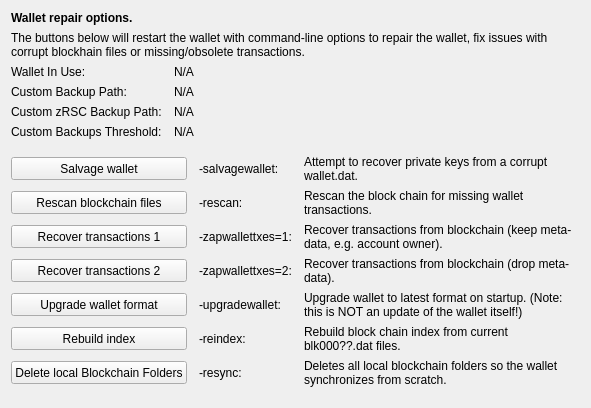
     <widget class="QWidget" name="tab_repair">
      <attribute name="title">
       <string>&amp;Wallet Repair</string>
      </attribute>
      <layout class="QGridLayout" name="gridLayout_4" columnstretch="0,0,0,0">
       <property name="horizontalSpacing">
        <number>12</number>
       </property>
       <item row="0" column="0" colspan="4">
        <widget class="QLabel" name="label_repair_header">
         <property name="font">
          <font>
           <weight>75</weight>
           <bold>true</bold>
          </font>
         </property>
         <property name="text">
          <string>Wallet repair options.</string>
         </property>
        </widget>
       </item>
       <item row="1" column="0" colspan="4">
        <widget class="QLabel" name="label_repair_helptext">
         <property name="font">
          <font>
           <weight>50</weight>
           <bold>false</bold>
          </font>
         </property>
         <property name="text">
          <string>The buttons below will restart the wallet with command-line options to repair the wallet, fix issues with corrupt blockhain files or missing/obsolete transactions.</string>
         </property>
         <property name="wordWrap">
          <bool>true</bool>
         </property>
        </widget>
       </item>
       <item row="2" column="0">
        <widget class="QLabel" name="wallet_path_label">
         <property name="text">
          <string>Wallet In Use:</string>
         </property>
        </widget>
       </item>
       <item row="2" column="1" colspan="3">
        <widget class="QLabel" name="wallet_path">
         <property name="cursor">
          <cursorShape>IBeamCursor</cursorShape>
         </property>
         <property name="text">
          <string>N/A</string>
         </property>
         <property name="textFormat">
          <enum>Qt::PlainText</enum>
         </property>
         <property name="textInteractionFlags">
          <set>Qt::LinksAccessibleByMouse|Qt::TextSelectableByKeyboard|Qt::TextSelectableByMouse</set>
         </property>
        </widget>
       </item>
       <item row="3" column="0">
        <widget class="QLabel" name="wallet_custombackuppath_label">
         <property name="text">
          <string>Custom Backup Path:</string>
         </property>
         <property name="visible">
          <bool>false</bool>
         </property>
        </widget>
       </item>
       <item row="3" column="1" colspan="3">
        <widget class="QLabel" name="wallet_custombackuppath">
         <property name="cursor">
          <cursorShape>IBeamCursor</cursorShape>
         </property>
         <property name="text">
          <string>N/A</string>
         </property>
         <property name="textFormat">
          <enum>Qt::PlainText</enum>
         </property>
         <property name="textInteractionFlags">
          <set>Qt::LinksAccessibleByMouse|Qt::TextSelectableByKeyboard|Qt::TextSelectableByMouse</set>
         </property>
         <property name="visible">
          <bool>false</bool>
         </property>
        </widget>
       </item>
       <item row="4" column="0">
        <widget class="QLabel" name="wallet_customzrscbackuppath_label">
         <property name="text">
          <string>Custom zRSC Backup Path:</string>
         </property>
         <property name="visible">
          <bool>false</bool>
         </property>
        </widget>
       </item>
       <item row="4" column="1" colspan="3">
        <widget class="QLabel" name="wallet_customzrscbackuppath">
         <property name="cursor">
          <cursorShape>IBeamCursor</cursorShape>
         </property>
         <property name="text">
          <string>N/A</string>
         </property>
         <property name="textFormat">
          <enum>Qt::PlainText</enum>
         </property>
         <property name="textInteractionFlags">
          <set>Qt::LinksAccessibleByMouse|Qt::TextSelectableByKeyboard|Qt::TextSelectableByMouse</set>
         </property>
         <property name="visible">
          <bool>false</bool>
         </property>
        </widget>
       </item>
       <item row="5" column="0">
        <widget class="QLabel" name="wallet_custombackupthreshold_label">
         <property name="text">
          <string>Custom Backups Threshold:</string>
         </property>
         <property name="visible">
          <bool>false</bool>
         </property>
        </widget>
       </item>
       <item row="5" column="1" colspan="3">
        <widget class="QLabel" name="wallet_custombackupthreshold">
         <property name="cursor">
          <cursorShape>IBeamCursor</cursorShape>
         </property>
         <property name="text">
          <string>N/A</string>
         </property>
         <property name="textFormat">
          <enum>Qt::PlainText</enum>
         </property>
         <property name="textInteractionFlags">
          <set>Qt::LinksAccessibleByMouse|Qt::TextSelectableByKeyboard|Qt::TextSelectableByMouse</set>
         </property>
         <property name="visible">
          <bool>false</bool>
         </property>
        </widget>
       </item>
       <item row="6" column="0">
        <spacer name="verticalSpacer_repair1">
         <property name="orientation">
          <enum>Qt::Vertical</enum>
         </property>
         <property name="sizeHint" stdset="0">
          <size>
           <width>10</width>
           <height>10</height>
          </size>
         </property>
        </spacer>
       </item>
       <item row="7" column="0" colspan="2">
        <widget class="QPushButton" name="btn_salvagewallet">
         <property name="minimumSize">
          <size>
           <width>100</width>
           <height>23</height>
          </size>
         </property>
         <property name="text">
          <string>Salvage wallet</string>
         </property>
        </widget>
       </item>
       <item row="7" column="2">
        <widget class="QLabel" name="label_repair_salvage_command">
         <property name="text">
          <string notr="true">-salvagewallet:</string>
         </property>
        </widget>
       </item>
       <item row="7" column="3">
        <widget class="QLabel" name="label_repair_salvage">
         <property name="text">
          <string>Attempt to recover private keys from a corrupt wallet.dat.</string>
         </property>
         <property name="wordWrap">
          <bool>true</bool>
         </property>
        </widget>
       </item>
       <item row="8" column="0" colspan="2">
        <widget class="QPushButton" name="btn_rescan">
         <property name="minimumSize">
          <size>
           <width>100</width>
           <height>23</height>
          </size>
         </property>
         <property name="text">
          <string>Rescan blockchain files</string>
         </property>
        </widget>
       </item>
       <item row="8" column="2">
        <widget class="QLabel" name="label_repair_rescan_command">
         <property name="text">
          <string notr="true">-rescan:</string>
         </property>
        </widget>
       </item>
       <item row="8" column="3">
        <widget class="QLabel" name="label_repair_rescan">
         <property name="text">
          <string>Rescan the block chain for missing wallet transactions.</string>
         </property>
         <property name="wordWrap">
          <bool>true</bool>
         </property>
        </widget>
       </item>
       <item row="9" column="0" colspan="2">
        <widget class="QPushButton" name="btn_zapwallettxes1">
         <property name="minimumSize">
          <size>
           <width>100</width>
           <height>23</height>
          </size>
         </property>
         <property name="text">
          <string>Recover transactions 1</string>
         </property>
        </widget>
       </item>
       <item row="9" column="2">
        <widget class="QLabel" name="label_repair_zap1_command">
         <property name="text">
          <string notr="true">-zapwallettxes=1:</string>
         </property>
        </widget>
       </item>
       <item row="9" column="3">
        <widget class="QLabel" name="label_repair_zap1">
         <property name="text">
          <string>Recover transactions from blockchain (keep meta-data, e.g. account owner).</string>
         </property>
         <property name="wordWrap">
          <bool>true</bool>
         </property>
        </widget>
       </item>
       <item row="10" column="0" colspan="2">
        <widget class="QPushButton" name="btn_zapwallettxes2">
         <property name="minimumSize">
          <size>
           <width>100</width>
           <height>23</height>
          </size>
         </property>
         <property name="text">
          <string>Recover transactions 2</string>
         </property>
        </widget>
       </item>
       <item row="10" column="2">
        <widget class="QLabel" name="label_repair_zap2_command">
         <property name="text">
          <string notr="true">-zapwallettxes=2:</string>
         </property>
        </widget>
       </item>
       <item row="10" column="3">
        <widget class="QLabel" name="label_repair_zap2">
         <property name="text">
          <string>Recover transactions from blockchain (drop meta-data).</string>
         </property>
         <property name="wordWrap">
          <bool>true</bool>
         </property>
        </widget>
       </item>
       <item row="11" column="0" colspan="2">
        <widget class="QPushButton" name="btn_upgradewallet">
         <property name="minimumSize">
          <size>
           <width>100</width>
           <height>23</height>
          </size>
         </property>
         <property name="text">
          <string>Upgrade wallet format</string>
         </property>
        </widget>
       </item>
       <item row="11" column="2">
        <widget class="QLabel" name="label_repair_upgrade_command">
         <property name="text">
          <string notr="true">-upgradewallet:</string>
         </property>
        </widget>
       </item>
       <item row="11" column="3">
        <widget class="QLabel" name="label_repair_upgrade">
         <property name="text">
          <string>Upgrade wallet to latest format on startup. (Note: this is NOT an update of the wallet itself!)</string>
         </property>
         <property name="wordWrap">
          <bool>true</bool>
         </property>
        </widget>
       </item>
       <item row="12" column="0" colspan="2">
        <widget class="QPushButton" name="btn_reindex">
         <property name="minimumSize">
          <size>
           <width>100</width>
           <height>23</height>
          </size>
         </property>
         <property name="text">
          <string>Rebuild index</string>
         </property>
        </widget>
       </item>
       <item row="12" column="2">
        <widget class="QLabel" name="label_repair_reindex_command">
         <property name="text">
          <string notr="true">-reindex:</string>
         </property>
        </widget>
       </item>
       <item row="12" column="3">
        <widget class="QLabel" name="label_repair_reindex">
         <property name="text">
          <string>Rebuild block chain index from current blk000??.dat files.</string>
         </property>
         <property name="wordWrap">
          <bool>true</bool>
         </property>
        </widget>
       </item>
       <item row="13" column="0" colspan="2">
        <widget class="QPushButton" name="btn_resync">
         <property name="minimumSize">
          <size>
           <width>100</width>
           <height>23</height>
          </size>
         </property>
         <property name="text">
          <string>Delete local Blockchain Folders</string>
         </property>
        </widget>
       </item>
       <item row="13" column="2">
        <widget class="QLabel" name="label_repair_resync_command">
         <property name="text">
          <string>-resync:</string>
         </property>
        </widget>
       </item>
       <item row="13" column="3">
        <widget class="QLabel" name="label_repair_resync">
         <property name="text">
          <string>Deletes all local blockchain folders so the wallet synchronizes from scratch.</string>
         </property>
         <property name="wordWrap">
          <bool>true</bool>
         </property>
        </widget>
       </item>
       <item row="14" column="0">
        <spacer name="verticalSpacer_repair2">
         <property name="orientation">
          <enum>Qt::Vertical</enum>
         </property>
         <property name="sizeHint" stdset="0">
          <size>
           <width>20</width>
           <height>10</height>
          </size>
         </property>
        </spacer>
       </item>
      </layout>
     </widget>
